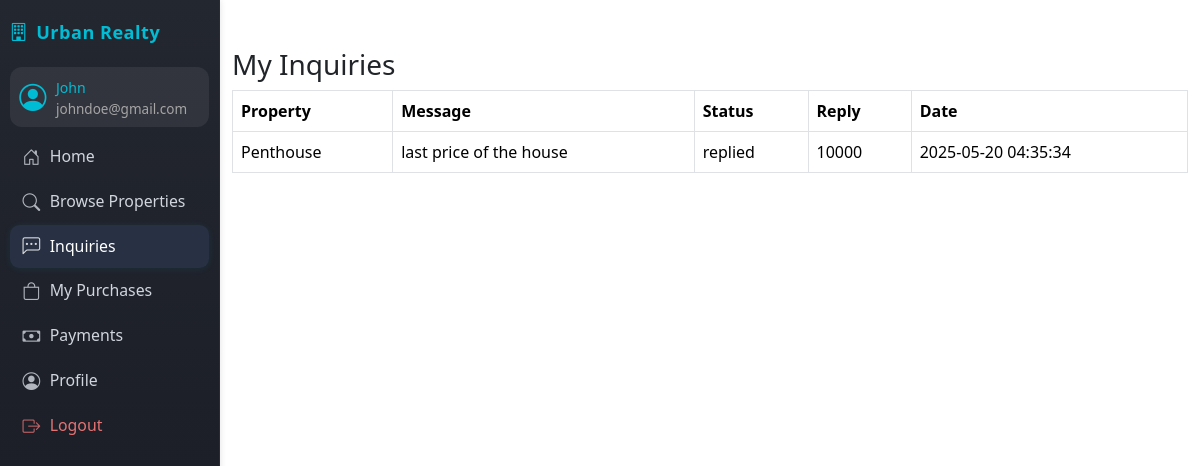
Page /inquiries/my_inquiries.php (signed in) on the committed database.
### tables this page shows
CREATE TABLE `users` (
  `id` int(11) NOT NULL AUTO_INCREMENT,
  `username` varchar(100) DEFAULT NULL,
  `password` varchar(255) DEFAULT NULL,
  `email` varchar(100) DEFAULT NULL,
  `role` enum('admin','agent','client') DEFAULT NULL,
  `created_at` datetime DEFAULT current_timestamp(),
  PRIMARY KEY (`id`),
  UNIQUE KEY `username` (`username`),
  UNIQUE KEY `email` (`email`)
);

CREATE TABLE `inquiries` (
  `id` int(11) NOT NULL AUTO_INCREMENT,
  `client_id` int(11) DEFAULT NULL,
  `property_id` int(11) DEFAULT NULL,
  `message` text DEFAULT NULL,
  `status` enum('pending','replied') DEFAULT 'pending',
  `created_at` datetime DEFAULT current_timestamp(),
  `reply` text DEFAULT NULL,
  PRIMARY KEY (`id`),
  KEY `client_id` (`client_id`),
  KEY `property_id` (`property_id`),
  CONSTRAINT `inquiries_ibfk_1` FOREIGN KEY (`client_id`) REFERENCES `users` (`id`),
  CONSTRAINT `inquiries_ibfk_2` FOREIGN KEY (`property_id`) REFERENCES `properties` (`id`)
);

CREATE TABLE `properties` (
  `id` int(11) NOT NULL AUTO_INCREMENT,
  `agent_id` int(11) DEFAULT NULL,
  `title` varchar(255) DEFAULT NULL,
  `description` text DEFAULT NULL,
  `price` decimal(12,2) DEFAULT NULL,
  `location` varchar(100) DEFAULT NULL,
  `type` enum('apartment','house','land','commercial') DEFAULT NULL,
  `image` varchar(255) DEFAULT NULL,
  `status` enum('available','sold') DEFAULT 'available',
  `created_at` datetime DEFAULT current_timestamp(),
  PRIMARY KEY (`id`),
  KEY `agent_id` (`agent_id`),
  CONSTRAINT `properties_ibfk_1` FOREIGN KEY (`agent_id`) REFERENCES `users` (`id`)
);

### inquiries/my_inquiries.php (the view)
<?php require_once('../includes/auth.php'); require_once('../includes/db.php');
$cid = $_SESSION['user_id'];
$res = $conn->query("SELECT i.*, p.title FROM inquiries i JOIN properties p ON i.property_id=p.id WHERE i.client_id=$cid ORDER BY i.id DESC");
?>
<!DOCTYPE html>
<html><head><title>My Inquiries</title><link rel="stylesheet" href="../assets/css/bootstrap.min.css"></head>
<body><div class="container mt-5">
    <?php include('../includes/sidebar.php'); ?>
    <h3>My Inquiries</h3>
    <table class="table table-bordered">
        <tr><th>Property</th><th>Message</th><th>Status</th><th>Reply</th><th>Date</th></tr>
        <?php while($row = $res->fetch_assoc()): ?>
        <tr>
            <td><?=$row['title']?></td>
            <td><?=htmlspecialchars($row['message'])?></td>
            <td><?=$row['status']?></td>
            <td><?=htmlspecialchars($row['reply'] ?? '')?></td>
            <td><?=$row['created_at']?></td>
        </tr>
        <?php endwhile; ?>
    </table>
</div></body></html>

### includes/sidebar.php (shortened to what this page needs)
<?php
$role = $_SESSION['role'];
$user_id = $_SESSION['user_id'] ?? null;
$user_name = '';
$user_email = '';
if ($user_id) {
    $user_res = $conn->query("SELECT username,email FROM users WHERE id=$user_id");
    if ($user_res && $user_res->num_rows) {
        $u = $user_res->fetch_assoc();
        $user_name = htmlspecialchars($u['username']);
        $user_email = htmlspecialchars($u['email']);
    }
}
?>
<head>
    <link rel="stylesheet" href="https://cdn.jsdelivr.net/npm/bootstrap-icons@1.11.3/font/bootstrap-icons.min.css">
</head>
<nav class="sidebar">
    <div class="sidebar-brand">
        <i class="bi bi-building"></i> Urban Realty
    </div>
    <div class="user-mini-profile mb-2">
        <i class="bi bi-person-circle"></i>
        <div class="user-details">
            <span><?= $user_name ?: ucfirst($role) ?></span>
            <small style="color:#a5a5a5;font-size:0.95em;"><?= $user_email ?></small>
        </div>
    </div>
    <ul class="nav flex-column">
        <?php if($role=='admin'): ?>
            <li><a href="../dashboards/admin_dashboard.php" class="nav-link <?=strpos($_SERVER['PHP_SELF'],'admin_analytics.php')!==false?'active':''?>"><i class="bi bi-speedometer2"></i> Dashboard</a></li>
            <li><a href="../users/manage_users.php" class="nav-link <?=strpos($_SERVER['PHP_SELF'],'manage_users.php')!==false?'active':''?>"><i class="bi bi-people"></i> Users</a></li>
            <li><a href="../properties/manage_properties.php" class="nav-link <?=strpos($_SERVER['PHP_SELF'],'manage_properties.php')!==false?'active':''?>"><i class="bi bi-house-gear"></i> Properties</a></li>
            <li><a href="../sales/view_sales.php" class="nav-link <?=strpos($_SERVER['PHP_SELF'],'view_sales.php')!==false?'active':''?>"><i class="bi bi-bag-check"></i> Sales</a></li>
            <li><a href="../payments/view_payments.php" class="nav-link <?=strpos($_SERVER['PHP_SELF'],'view_payments.php')!==false?'active':''?>"><i class="bi bi-cash-stack"></i> Payments</a></li>
        <?php else: ?>
            <li><a href="../dashboards/client_dashboard.php" class="nav-link <?=strpos($_SERVER['PHP_SELF'],'client_dashboard.php')!==false?'active':''?>"><i class="bi bi-house-door"></i> Home</a></li>
            <li><a href="../properties/browse.php" class="nav-link <?=strpos($_SERVER['PHP_SELF'],'browse.php')!==false?'active':''?>"><i class="bi bi-search"></i> Browse Properties</a></li>
            <li><a href="../inquiries/my_inquiries.php" class="nav-link <?=strpos($_SERVER['PHP_SELF'],'my_inquiries.php')!==false?'active':''?>"><i class="bi bi-chat-left-dots"></i> Inquiries</a></li>
            <li><a href="../sales/view_sales.php" class="nav-link <?=strpos($_SERVER['PHP_SELF'],'view_sales.php')!==false?'active':''?>"><i class="bi bi-bag"></i> My Purchases</a></li>
            <li><a href="../payments/view_payments.php" class="nav-link <?=strpos($_SERVER['PHP_SELF'],'view_payments.php')!==false?'active':''?>"><i class="bi bi-cash"></i> Payments</a></li>
            <li><a href="../users/profile.php" class="nav-link <?=strpos($_SERVER['PHP_SELF'],'profile.php')!==false?'active':''?>"><i class="bi bi-person-circle"></i> Profile</a></li>
        <?php endif; ?>
        <li><a href="../auth/logout.php" class="nav-link text-danger"><i class="bi bi-box-arrow-right"></i> Logout</a></li>
    </ul>
</nav>

### includes/sidebar.php (style rules this page uses)
.sidebar { position: fixed; top: 0; left: 0; height: 100vh; width: 220px; background: linear-gradient(180deg,#23272f 0,#171923 100%); color: #fff; padding: 1.2rem 0.6rem 1rem 0.6rem; z-index: 1000; border-right: 1px solid #292b36; box-shadow: 1px 0 6px rgba(0,0,0,0.09); display: flex; flex-direction: column; font-size: 0.96rem; overflow-y: auto; min-height: 0; max-height: 100vh; }
.sidebar-brand { font-size: 1.13rem; font-weight: 600; letter-spacing: .5px; margin-bottom: 1.3rem; color: #00bcd4; display: flex; align-items:center; gap: 0.5rem; }
.sidebar .user-mini-profile { background: rgba(255,255,255,0.07); border-radius: .75rem; padding: .6rem .6rem .5rem .6rem; margin-bottom: 1.5rem; font-size: .89rem; display: flex; align-items: center; gap: 0.6rem; }
.sidebar .user-mini-profile .bi-person-circle { font-size: 1.7rem; color: #00bcd4; }
.sidebar .user-mini-profile .user-details span { display: block; color: #00bcd4; font-weight: 500; margin-bottom: 0; font-size: 0.99em; }
.sidebar .nav { flex: 1 1 auto; margin-bottom: 1.4rem; }
.sidebar .nav-link { color: #d1d6de; margin-bottom: .10rem; padding: .52rem 0.8rem; font-size: 0.99rem; border-radius: .6rem; display: flex; align-items: center; gap: .60rem; transition: background .14s, color .13s; font-weight: 500; }
.sidebar .nav-link.active, .sidebar .nav-link:hover, .sidebar .nav-link:focus { color: #fff !important; background: #283043 !important; box-shadow: 0 1px 7px rgba(0,188,212,.09); }
.sidebar .nav-link .bi { font-size: 1.12em; opacity: 0.82; }
.sidebar .nav-link.text-danger { color: #e57373 !important; }
body { margin-left: 220px !important; }

### rows in the picture
users: username "John", email "johndoe@gmail.com"
inquiries: property.title "Penthouse", message "last price of the house", status "replied", reply "10000", created_at "2025-05-20 04:35:34"
